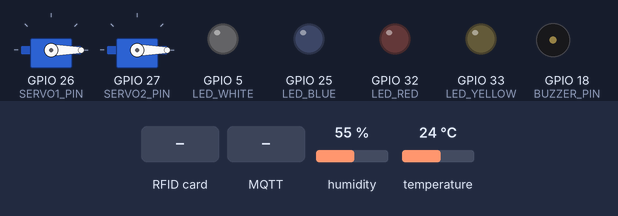
A sketch run on a simulated ESP32. On the bench: 2 × servo, output pins drawn as LEDs (lit = HIGH), buzzer (waves = sounding, pin HIGH). The test bench sets the inputs (shaded band); at power-on: humidity 55 %, temperature 24 °C. WiFi joins after 1.5 s; servers stay silent unless stated; no MQTT or app messages arrive unless stated; what the sketch prints to the serial monitor is not drawn.

Above: at 3.2 s.
3.3 s: RFID card 5E 7A 19 C4 held to the reader
At 3.9 s:
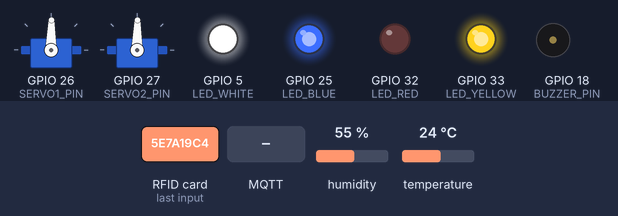
5.5 s: MQTT message "on" arrives on the third subscribed topic
At 6.2 s:
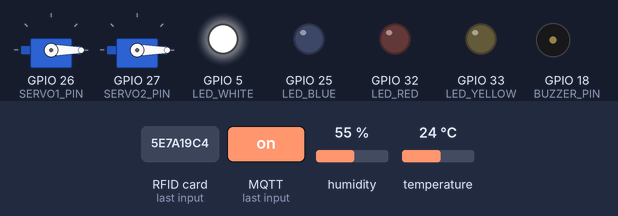
7.0 s: RFID card 5E 7A 19 C4 held to the reader
At 8.5 s:
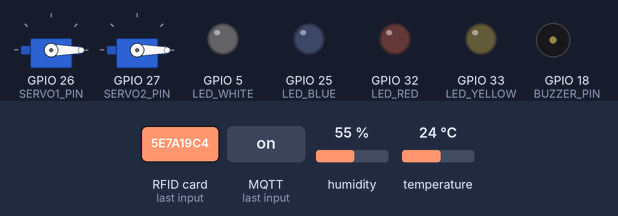
8.7 s: MQTT message "1" arrives on the first subscribed topic
At 9.9 s:
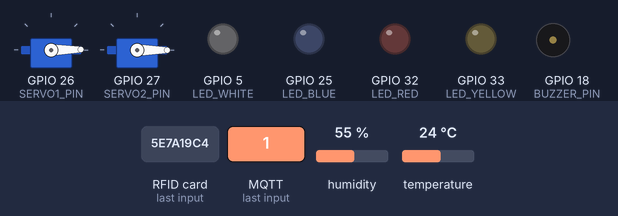
10.2 s: MQTT message "ON" arrives on the third subscribed topic
At 10.7 s:
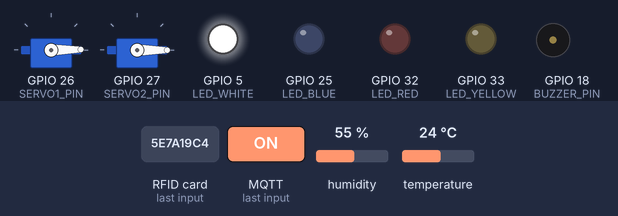
Timing chart, 0 to 12.7 s (numbered marks = the images above; inputs shaded):
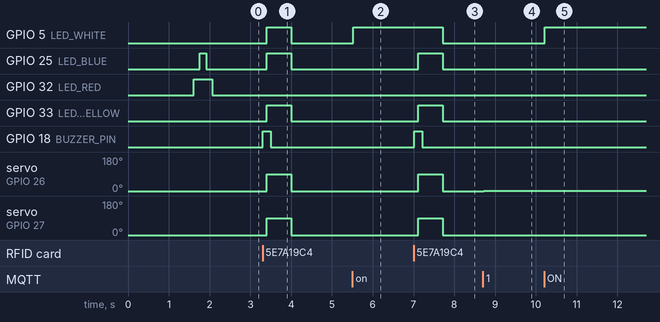

The sketch:

ESP32.ino
```cpp
#include <WiFi.h>
#include <PubSubClient.h>
#include <SPI.h>
#include <MFRC522.h>
#include <ESP32Servo.h>
#include <DHT.h>

// ====================== KULLANICI AYARLARI ======================
// Wi-Fi
const char* ssid     = "[Wifi_Name]";
const char* password = "[Wifi_Password]";

// MQTT Broker (Spring/Sunucu ile aynı IP olmalı!)
const char* mqtt_server = "[Wifi_IP]";
const int   mqtt_port   = 1883;

// === DB'deki devices.id ile EŞLEŞEN FİZİKSEL CİHAZ ID'LERİ ===
// (Lütfen kendi veritabanındaki gerçek ID'lerle doldur)
const long SERVO1_ID     = 502;   // ör: 501 id:1 için
const long SERVO2_ID     = 503;   // ör: 502 id:1 için
const long LED_WHITE_ID  = 8;     // ör: 1   id:1 için
const long LED_RED_ID    = 102;     // ör: 2   id:1 için
const long LED_YELLOW_ID = 302;     // ör: 3   id:1 için
const long LED_BLUE_ID   = 202;     // ör: 4   id:1 için
const long BUZZER_ID     = 601;   // ör: 602 id:7 için
const long SENSOR_ID     = 701;   // DHT11 için (ör: 701) id:9 için
const long RFID_ID       = 403;   // RFID okuyucu için (kendine göre ayarla) id:1 için


// ====================== DONANIM PINLERİ ======================
#define SS_PIN     15
#define RST_PIN    4
#define SCK_PIN    23
#define MISO_PIN   19
#define MOSI_PIN   21

#define SERVO1_PIN 26
#define SERVO2_PIN 27
#define BUZZER_PIN 18

#define LED_WHITE  5
#define LED_RED    32
#define LED_YELLOW 33
#define LED_BLUE   25

#define DHTPIN     22
#define DHTTYPE    DHT11

// ====================== NESNELER ======================
MFRC522 mfrc522(SS_PIN, RST_PIN);
WiFiClient espClient;
PubSubClient client(espClient);
Servo servo1;
Servo servo2;
DHT dht(DHTPIN, DHTTYPE);

// ====================== ZAMANLAYICI ======================
unsigned long lastDhtReadTime = 0;
const unsigned long dhtInterval = 10000;  // 10 sn

// ====================== YARDIMCI ======================
void beepOnce(int onMs = 100) {
  digitalWrite(BUZZER_PIN, HIGH);
  delay(onMs);
  digitalWrite(BUZZER_PIN, LOW);
}

char TOPIC_SERVO1[32];
char TOPIC_SERVO2[32];
char TOPIC_LED_WHITE[32];
char TOPIC_LED_RED[32];
char TOPIC_LED_YELLOW[32];
char TOPIC_LED_BLUE[32];
char TOPIC_BUZZER[32];

char TOPIC_SENSOR_STATUS[40];   // publish
char TOPIC_RFID_LAST[40];       // publish

void buildTopics() {
  if (SERVO1_ID > 0)  snprintf(TOPIC_SERVO1, sizeof(TOPIC_SERVO1), "servo/%ld/set",   SERVO1_ID);
  if (SERVO2_ID > 0)  snprintf(TOPIC_SERVO2, sizeof(TOPIC_SERVO2), "servo/%ld/set",   SERVO2_ID);

  if (LED_WHITE_ID > 0)  snprintf(TOPIC_LED_WHITE,  sizeof(TOPIC_LED_WHITE),  "led/%ld/set",    LED_WHITE_ID);
  if (LED_RED_ID > 0)    snprintf(TOPIC_LED_RED,    sizeof(TOPIC_LED_RED),    "led/%ld/set",    LED_RED_ID);
  if (LED_YELLOW_ID > 0) snprintf(TOPIC_LED_YELLOW, sizeof(TOPIC_LED_YELLOW), "led/%ld/set",    LED_YELLOW_ID);
  if (LED_BLUE_ID > 0)   snprintf(TOPIC_LED_BLUE,   sizeof(TOPIC_LED_BLUE),   "led/%ld/set",    LED_BLUE_ID);

  if (BUZZER_ID > 0)     snprintf(TOPIC_BUZZER,     sizeof(TOPIC_BUZZER),     "buzzer/%ld/set", BUZZER_ID);

  if (SENSOR_ID > 0) snprintf(TOPIC_SENSOR_STATUS, sizeof(TOPIC_SENSOR_STATUS), "sensor/%ld/status", SENSOR_ID);
  if (RFID_ID > 0)   snprintf(TOPIC_RFID_LAST,     sizeof(TOPIC_RFID_LAST),     "rfid/%ld/last",    RFID_ID);
}

void subscribeTopics() {
  if (SERVO1_ID > 0)  { client.subscribe(TOPIC_SERVO1);  Serial.printf("📡 sub: %s\n", TOPIC_SERVO1); }
  if (SERVO2_ID > 0)  { client.subscribe(TOPIC_SERVO2);  Serial.printf("📡 sub: %s\n", TOPIC_SERVO2); }

  if (LED_WHITE_ID > 0)  { client.subscribe(TOPIC_LED_WHITE);  Serial.printf("📡 sub: %s\n", TOPIC_LED_WHITE); }
  if (LED_RED_ID > 0)    { client.subscribe(TOPIC_LED_RED);    Serial.printf("📡 sub: %s\n", TOPIC_LED_RED); }
  if (LED_YELLOW_ID > 0) { client.subscribe(TOPIC_LED_YELLOW); Serial.printf("📡 sub: %s\n", TOPIC_LED_YELLOW); }
  if (LED_BLUE_ID > 0)   { client.subscribe(TOPIC_LED_BLUE);   Serial.printf("📡 sub: %s\n", TOPIC_LED_BLUE); }

  if (BUZZER_ID > 0)     { client.subscribe(TOPIC_BUZZER);     Serial.printf("📡 sub: %s\n", TOPIC_BUZZER); }
}

// ====================== MQTT CALLBACK ======================
void callback(char* topic, byte* payload, unsigned int length) {
  String msg; msg.reserve(length+1);
  for (unsigned int i = 0; i < length; i++) msg += (char)payload[i];
  msg.trim();

  Serial.print("📩 MQTT ➜ ");
  Serial.print(topic);
  Serial.print(" | ");
  Serial.println(msg);

  // --- SERVO ---
  if (SERVO1_ID > 0 && strcmp(topic, TOPIC_SERVO1) == 0) {
    int angle = constrain(msg.toInt(), 0, 180);
    servo1.write(angle);
    Serial.printf("🛠️ SERVO1 (%ld) → %d°\n", SERVO1_ID, angle);
    return;
  }
  if (SERVO2_ID > 0 && strcmp(topic, TOPIC_SERVO2) == 0) {
    int angle = constrain(msg.toInt(), 0, 180);
    servo2.write(angle);
    Serial.printf("🛠️ SERVO2 (%ld) → %d°\n", SERVO2_ID, angle);
    return;
  }

  // --- LED ---
  auto applyLed = [&](int pin, const char* name) {
    bool on = (msg == "on" || msg == "ON" || msg == "1" || msg == "true");
    digitalWrite(pin, on ? HIGH : LOW);
    Serial.printf("💡 %s -> %s\n", name, on ? "ON" : "OFF");
  };

  if (LED_WHITE_ID  > 0 && strcmp(topic, TOPIC_LED_WHITE)  == 0) { applyLed(LED_WHITE,  "WHITE");  return; }
  if (LED_RED_ID    > 0 && strcmp(topic, TOPIC_LED_RED)    == 0) { applyLed(LED_RED,    "RED");    return; }
  if (LED_YELLOW_ID > 0 && strcmp(topic, TOPIC_LED_YELLOW) == 0) { applyLed(LED_YELLOW, "YELLOW"); return; }
  if (LED_BLUE_ID   > 0 && strcmp(topic, TOPIC_LED_BLUE)   == 0) { applyLed(LED_BLUE,   "BLUE");   return; }

  // --- BUZZER ---
  if (BUZZER_ID > 0 && strcmp(topic, TOPIC_BUZZER) == 0) {
    if (msg == "beep" || msg == "on") {
      beepOnce();
    } else if (msg == "beep2") {
      beepOnce(); delay(120); beepOnce();
    } else if (msg == "beep3") {
      beepOnce(); delay(120); beepOnce(); delay(120); beepOnce();
    } else {
      Serial.println("⚠️ Geçersiz buzzer komutu.");
    }
    return;
  }
}

// ====================== WIFI & MQTT ======================
void setup_wifi() {
  Serial.print("Wi-Fi bağlanıyor");
  WiFi.begin(ssid, password);
  int attempt = 0;
  while (WiFi.status() != WL_CONNECTED && attempt < 30) {
    delay(500); Serial.print(".");
    attempt++;
  }
  if (WiFi.status() == WL_CONNECTED) {
    Serial.println("\n✅ Wi-Fi bağlı.");
    Serial.print("📡 IP: "); Serial.println(WiFi.localIP());
  } else {
    Serial.println("\n❌ Wi-Fi bağlantısı başarısız!");
  }
}

void reconnect() {
  while (!client.connected()) {
    Serial.print("MQTT bağlanıyor...");
    if (client.connect("ESP32Client")) {
      Serial.println("bağlandı!");
      subscribeTopics();
    } else {
      Serial.print(" hata="); Serial.println(client.state());
      delay(2000);
    }
  }
}

// ====================== SETUP ======================
void setup() {
  Serial.begin(115200);

  // Bus & sensörler
  SPI.begin(SCK_PIN, MISO_PIN, MOSI_PIN, SS_PIN);
  mfrc522.PCD_Init();
  dht.begin();

  // IO
  pinMode(BUZZER_PIN, OUTPUT);
  pinMode(LED_WHITE,  OUTPUT);
  pinMode(LED_RED,    OUTPUT);
  pinMode(LED_YELLOW, OUTPUT);
  pinMode(LED_BLUE,   OUTPUT);

  // Servo
  servo1.setPeriodHertz(50);
  servo2.setPeriodHertz(50);
  servo1.attach(SERVO1_PIN, 500, 2400);
  servo2.attach(SERVO2_PIN, 500, 2400);
  servo1.write(0);
  servo2.write(0);

  // MQTT
  setup_wifi();
  client.setServer(mqtt_server, mqtt_port);
  client.setCallback(callback);

  buildTopics();
  reconnect();

  // küçük açılış animasyonu
  digitalWrite(LED_RED, HIGH);  delay(150);
  digitalWrite(LED_BLUE, HIGH); delay(150);
  digitalWrite(LED_BLUE, LOW);  delay(150);
  digitalWrite(LED_RED, LOW);
}

// ====================== LOOP ======================
void loop() {
  if (!client.connected()) reconnect();
  client.loop();

  // --- DHT11 TELEMETRİ ---
  unsigned long now = millis();
  if (SENSOR_ID > 0 && now - lastDhtReadTime >= dhtInterval) {
    lastDhtReadTime = now;
    float t = dht.readTemperature();
    float h = dht.readHumidity();
    if (!isnan(t) && !isnan(h)) {
      Serial.printf("🌡 T=%.2f°C  💧 H=%.2f%%\n", t, h);
      // JSON yayınla: sensor/{id}/status
      char json[80];
      snprintf(json, sizeof(json), "{\"temperature\":%.2f,\"humidity\":%.2f}", t, h);
      client.publish(TOPIC_SENSOR_STATUS, json);
    } else {
      Serial.println("⚠️ DHT11 verisi okunamadı.");
    }
  }

  // --- RFID TELEMETRİ ---
  if (RFID_ID > 0) {
    if (mfrc522.PICC_IsNewCardPresent() && mfrc522.PICC_ReadCardSerial()) {
      String uid = "";
      for (byte i = 0; i < mfrc522.uid.size; i++) {
        if (mfrc522.uid.uidByte[i] < 0x10) uid += "0";
        uid += String(mfrc522.uid.uidByte[i], HEX);
      }
      uid.toUpperCase();
      Serial.print("🎫 RFID UID: "); Serial.println(uid);
      beepOnce();
      client.publish(TOPIC_RFID_LAST, uid.c_str());
      // küçük görsel geri bildirim:
      digitalWrite(LED_WHITE, HIGH);
      digitalWrite(LED_YELLOW, HIGH);
      digitalWrite(LED_BLUE, HIGH);
      servo1.write(89); servo2.write(89);
      beepOnce(); delay(500);
      servo1.write(0);  servo2.write(0);
      digitalWrite(LED_WHITE, LOW);
      digitalWrite(LED_YELLOW, LOW);
      digitalWrite(LED_BLUE, LOW);
      delay(300);
    }
  }
}
```

Measured:
- after the input at 3.3 s, GPIO 5 (LED_WHITE), GPIO 25 (LED_BLUE), GPIO 33 (LED_YELLOW): LOW → HIGH after 0.11 s, → LOW 0.60 s later; GPIO 18 (BUZZER_PIN): LOW → HIGH at once, → LOW 0.20 s later; servo on GPIO 26 (SERVO1_PIN), servo on GPIO 27 (SERVO2_PIN): 0° → 89° after 0.11 s, → 0° 0.60 s later
- after the input at 5.5 s, GPIO 5 (LED_WHITE): LOW → HIGH at once
- after the input at 7.0 s, GPIO 5 (LED_WHITE): HIGH → LOW after 0.71 s; GPIO 25 (LED_BLUE), GPIO 33 (LED_YELLOW): LOW → HIGH after 0.11 s, → LOW 0.60 s later; GPIO 18 (BUZZER_PIN): LOW → HIGH at once, → LOW 0.20 s later; servo on GPIO 26 (SERVO1_PIN), servo on GPIO 27 (SERVO2_PIN): 0° → 89° after 0.11 s, → 0° 0.60 s later
- after the input at 8.7 s, servo on GPIO 26 (SERVO1_PIN): 0° → 1° at once
- after the input at 10.2 s, GPIO 5 (LED_WHITE): LOW → HIGH at once
